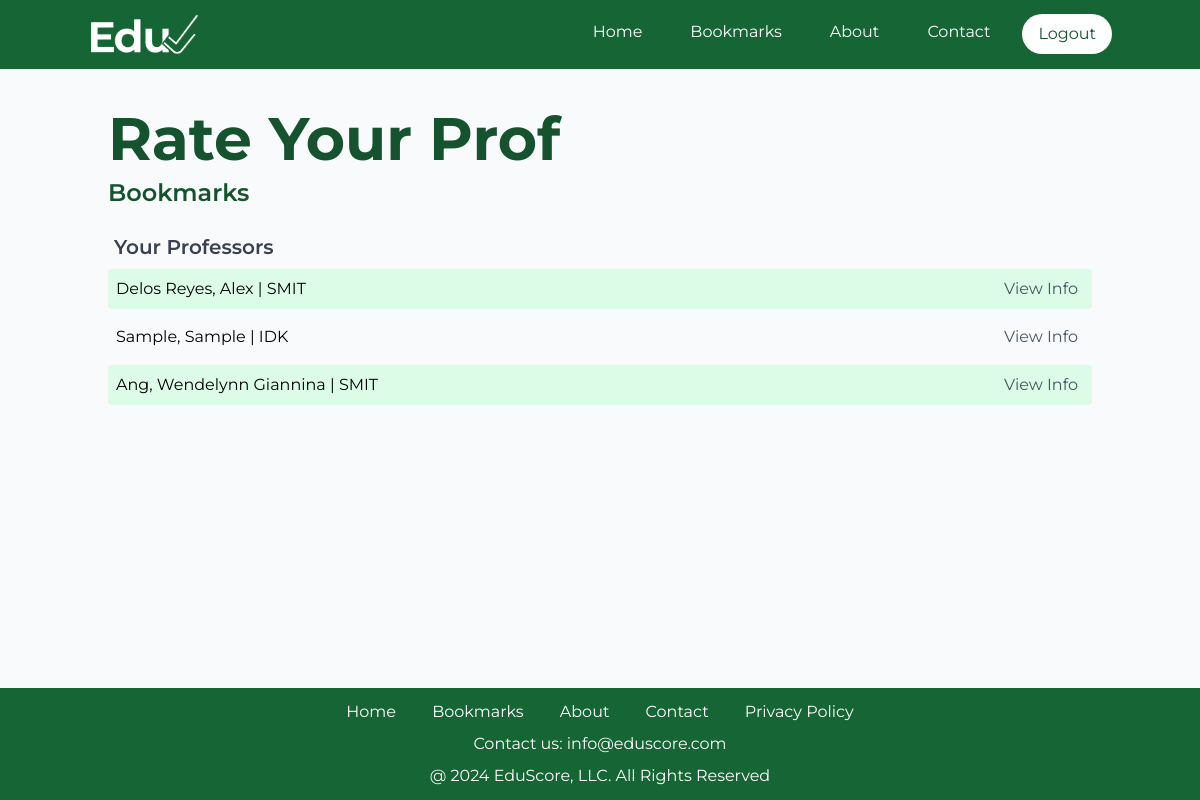
/bookmark (signed in), run on the app's committed database.
### EvalSys/models.py (models this page shows, shortened)
class Teacher_BookmarkTB(models.Model):
    UserID = models.ForeignKey(User, on_delete=models.CASCADE)
    TeacherID = models.ForeignKey(TeacherTB, on_delete=models.CASCADE)
    DateAdded = models.DateTimeField(default=timezone.now)
    class Meta:
        unique_together = ('TeacherID', 'UserID')

class TeacherTB(models.Model):
    FirstName = models.CharField(max_length=100, null=False, blank=False)
    LastName = models.CharField(max_length=100, null=False, blank=False)
    Gender = models.CharField(max_length=50, null=True, blank=True)
    Department = models.CharField(max_length=100, null=True, blank=True, default="Unknown")
    EmpStatus = models.CharField(max_length=50, null=True, blank=True, default="Unknown")

### EvalSys/views.py (the view)
# urls.py: path('bookmark', views.showBookmark, name='Bookmark'),
@login_required(login_url='UserLogin')
def showBookmark(request):
    user = request.user
    MarkedProf = Teacher_BookmarkTB.objects.filter(UserID=user.id)
    return render(request, 'bookmark.html', {'ProfRecs': MarkedProf})

### templates/bookmark.html (shortened to what this page needs)
{% extends 'temp_2.html' %}
{% block content %}
    <div class="mt-5 p-5 w-full max-w-5xl mx-auto">
        <h1 class="text-6xl font-bold text-green-900 mb-2">Rate Your Prof</h1>
        <h2 class="text-2xl font-semibold text-green-900 mb-4">Bookmarks</h2>
        <h3 class="bg-transparent text-gray-700 p-2 text-xl font-semibold pl-1.5">Your Professors</h3>
        <div>
            {% for item in ProfRecs %}
                <div class="{% cycle 'bg-green-100' 'bg-transparent ' %} p-2 rounded mb-2 grid grid-cols-2">
                    <div class="text-black">
                        {{ item.TeacherID.LastName }}, {{ item.TeacherID.FirstName }} | {{ item.TeacherID.Department }}
                    </div>
                    <div class="text-right pr-1.5">
                        <a href="{% url 'TeacherInfo' item.TeacherID.id %}" class="transition-all duration-300 text-gray-600 hover:text-green-500 hover:text-[17px]">
                            View Info
                        </a>
                    </div>
                </div>
            {% endfor %}
        </div>
    </div>
{% endblock %}

### data on the page
Teacher_BookmarkTB: TeacherID.LastName "Delos Reyes", TeacherID.FirstName "Alex", TeacherID.Department "SMIT"
Teacher_BookmarkTB: TeacherID.LastName "Sample", TeacherID.FirstName "Sample", TeacherID.Department "IDK"
Teacher_BookmarkTB: TeacherID.LastName "Ang", TeacherID.FirstName "Wendelynn Giannina", TeacherID.Department "SMIT"
